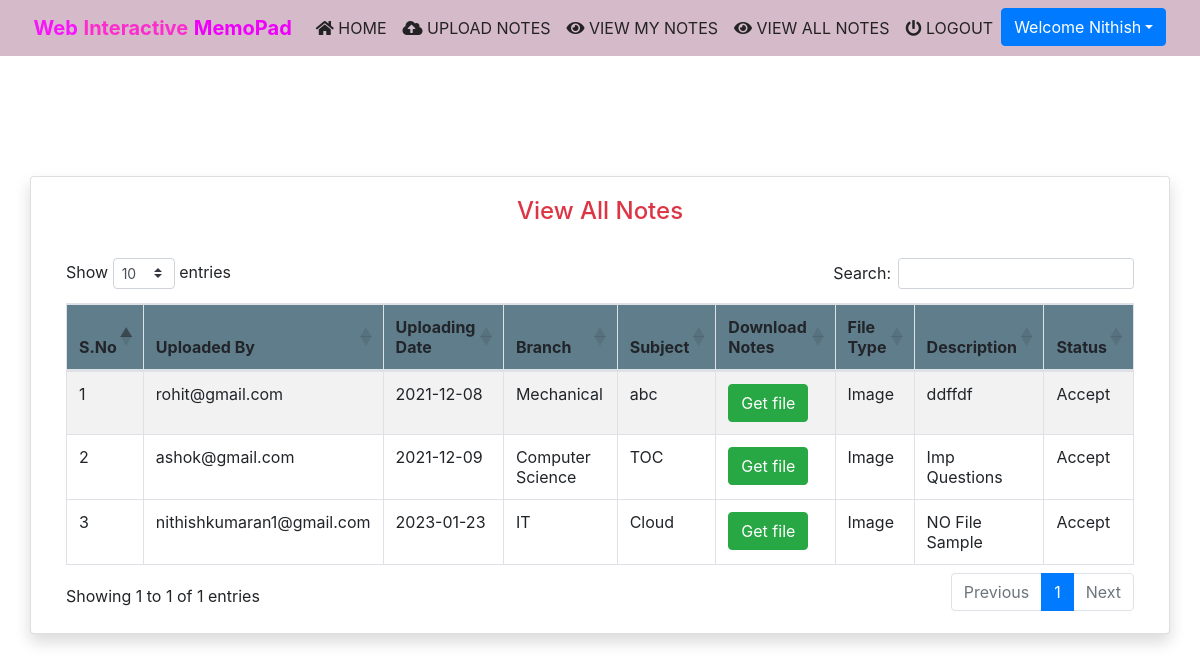
Before: /viewallnotes (signed in) with the older database file.
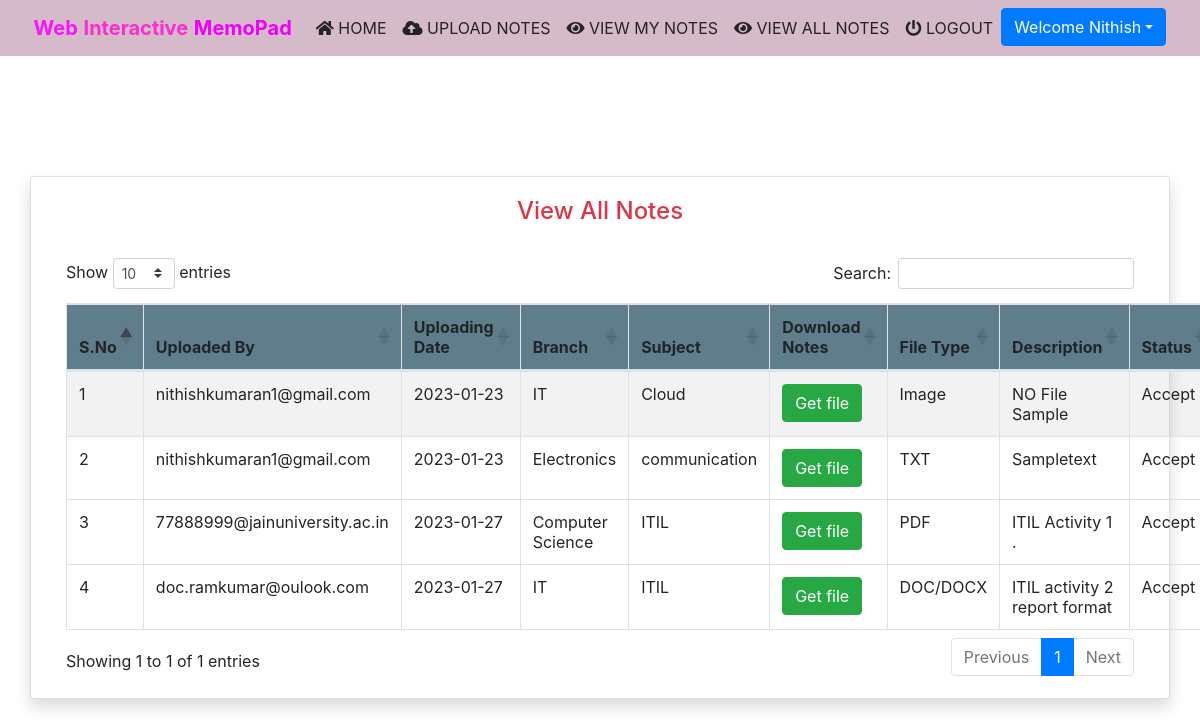
After: the same page with the newer database file.
### notes/models.py (models this page shows, shortened)
class Notes(models.Model):
    user = models.ForeignKey(User,on_delete=models.CASCADE)
    uploadingdate = models.CharField(max_length=30)
    branch = models.CharField(max_length=30)
    subject = models.CharField(max_length=30)
    notesfile = models.FileField(null=True)
    filetype = models.CharField(max_length=30)
    description = models.CharField(max_length=200, null=True)
    status = models.CharField(max_length=15)

### notes/views.py (the view)
# urls.py: path('viewallnotes', viewallnotes, name='viewallnotes'),
def viewallnotes(request):
    if not request.user.is_authenticated:
        return redirect('login')
    notes = Notes.objects.filter(status='Accept')
    d = {'notes':notes}
    return render(request, 'viewallnotes.html',d)

### notes/templates/viewallnotes.html (shortened to what this page needs)
{% extends 'usernavigation.html'%}
{% load static %}
{% block body %}
<div class="container card shadow mt-5">
	<div class="card-body">
           <h4 class="text-center text-danger">View All Notes</h4>
			<br>
			<table id="example" class="table table-striped table-bordered" style="width:100%">
				<thead style="background-color : #607d8b;">
					<tr>
						<th>S.No</th>
						<th>Uploaded By</th>
						<th>Uploading Date</th>
						<th>Branch</th>
						<th>Subject</th>
						<th>Download Notes</th>
						<th>File Type</th>
						<th>Description</th>
						<th>Status</th>
					</tr>
					</thead>
				{% for i in notes %}
				<tbody>
				<tr>
                    <td>{{forloop.counter}}</td>
					<td>{{i.user.username}}</td>
					<td>{{i.uploadingdate}}</td>
					<td>{{i.branch}}</td>
					<td>{{i.subject}}</td>
					<td><a href="{{i.notesfile.url}}" class="btn btn-success" download>Get file</a></td>
					<td>{{i.filetype}}</td>
					<td>{{i.description}}</td>
					<td>{{i.status}}</td>
                </tr>
				{% endfor %}
				</tbody>
			</table>
    </div>
</div>
{% endblock %}

Changed rows visible on the page:
removed Notes: user.username "rohit@gmail.com", uploadingdate "2021-12-08", branch "Mechanical", subject "abc", filetype "Image", description "ddffdf", status "Accept"
removed Notes: user.username "ashok@gmail.com", uploadingdate "2021-12-09", branch "Computer Science", subject "TOC", filetype "Image", description "Imp Questions", status "Accept"
now on this page (row edited): Notes: user.username "nithishkumaran1@gmail.com", uploadingdate "2023-01-23", branch "Electronics", subject "communication", filetype "TXT", description "Sampletext", status "Accept"
added Notes: user.username "77888999@jainuniversity.ac.in", uploadingdate "2023-01-27", branch "Computer Science", subject "ITIL", filetype "PDF", description "ITIL Activity 1 .", status "Accept"
added Notes: user.username "doc.ramkumar@oulook.com", uploadingdate "2023-01-27", branch "IT", subject "ITIL", filetype "DOC/DOCX", description "ITIL activity 2 report format", status "Accept"
